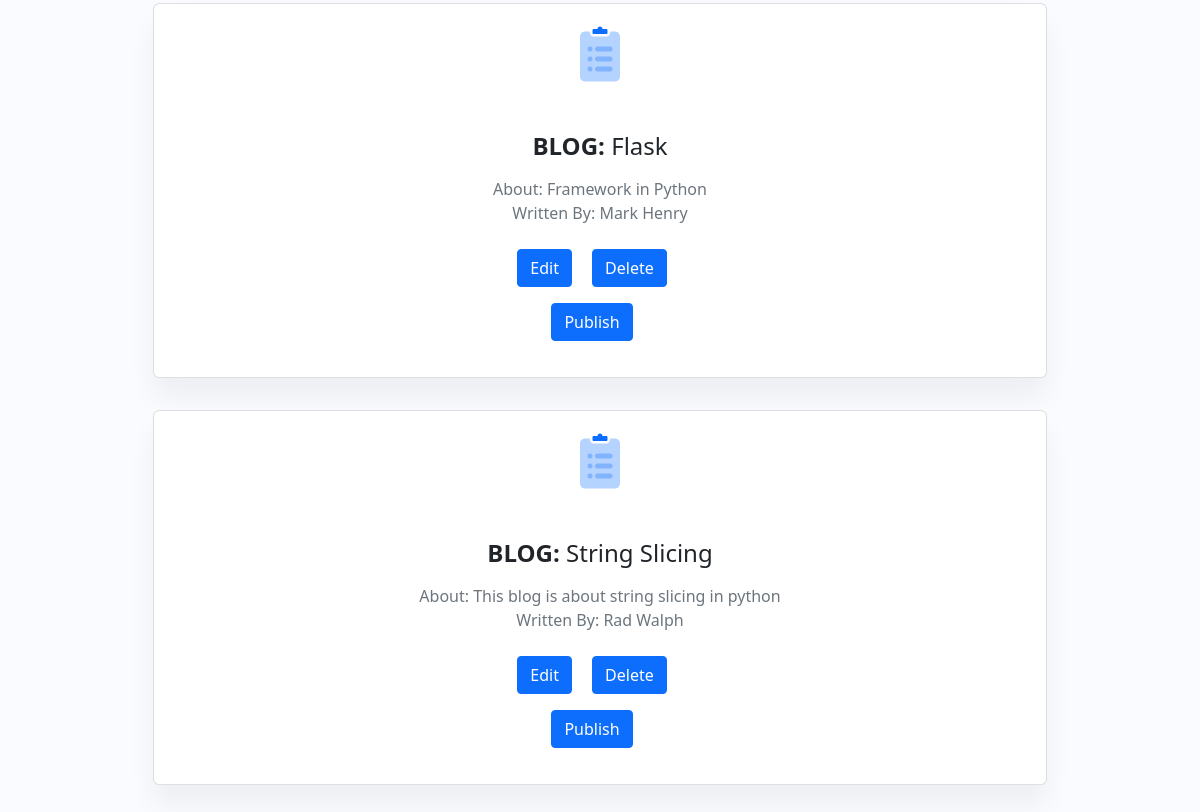
The page /demo/list (lower part) on the database as committed earlier.
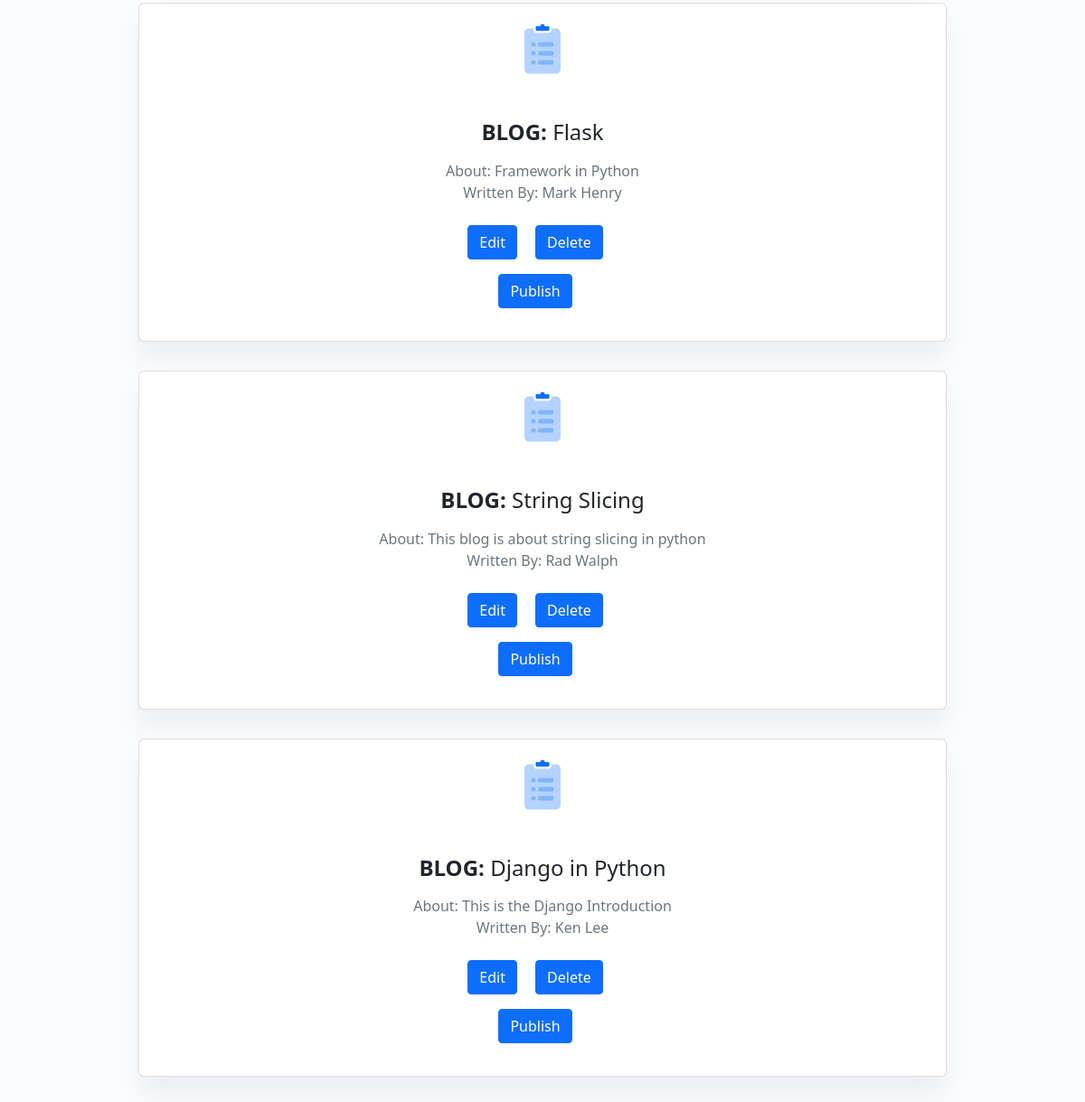
The same page on the database as committed later.
### blog/models.py (models this page shows)
class Blog(models.Model):
    title = models.CharField(max_length=100)
    author = models.CharField(max_length=150)
    description = models.TextField()
    is_published = models.BooleanField(default=False)
    published_on = models.DateTimeField()
    class Meta:
        permissions =(
            ('can_publish','Can publish blog'),
        )

### blog/views.py (the view)
# urls.py: path('demo/list',list_blogs,name='list'),
def list_blogs(request):
    blog = Blog.objects.all()
    return render(request,'list.html', {'blog': blog})

### templates/list.html (shortened to what this page needs)
<!DOCTYPE html>
<html lang="en">
<head>
    <link href="https://cdn.jsdelivr.net/npm/bootstrap@5.0.2/dist/css/bootstrap.min.css" rel="stylesheet">
</head>
<body>
    <section class="py-6 bg-light-primary">
                {% for blog in blog %}
                <div class="row row-cols-lg-3 row-cols-md-2 row-cols-1 text-center justify-content-center px-xl-6 aos-init aos-animate" data-aos="fade-up">
                    <div class="col my-3 w-75">
                        <div class="card border-hover-primary hover-scale">
                            <div class="card-body">
                                <div class="text-primary mb-5">
                                </div>
                                <h4 class="font-weight-bold mb-3"><b>BLOG:</b> {{blog.title}}</h4>
                                <p class="text-muted mb-0">About: {{blog.description}}</p>
                                <p class="text-muted mb-0">Written By: {{blog.author}}</p>
                                <br>
                                <a href = "/demo/{{blog.id}}/update" class="btn btn-primary me-3">Edit</a>  <a href="/demo/{{blog.id}}/delete" class="btn btn-primary me-3">Delete</a>
                                <div class="m-3">
                                <form method = 'post'>
                                    <a href = "/demo/{{blog.id}}/publish" class="btn btn-primary me-3">Publish</a>
                                </form>
                                </div>
                            </div>
                        </div>
                    </div>
                </div>
            {% endfor %}
    </section>
</body>
</html>

Rows that differ between the two databases and show on the page:
added Blog: title "Django in Python", description "This is the Django Introduction", author "Ken Lee"
